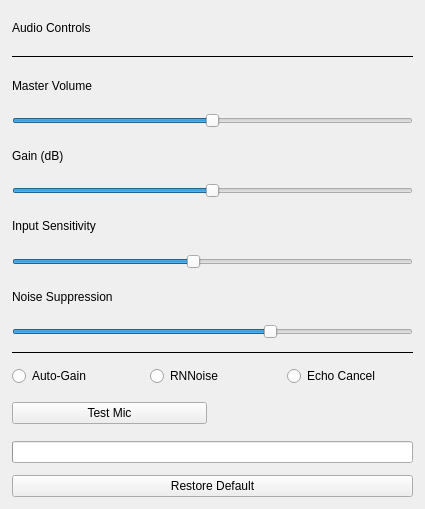
<?xml version="1.0" encoding="UTF-8"?>
<ui version="4.0">
 <class>VolumeControlForm</class>
 <widget class="QWidget" name="VolumeControlForm">
  <property name="geometry">
   <rect>
    <x>0</x>
    <y>0</y>
    <width>425</width>
    <height>509</height>
   </rect>
  </property>
  <layout class="QVBoxLayout" name="rootLayout">
   <property name="spacing">
    <number>12</number>
   </property>
   <property name="leftMargin">
    <number>12</number>
   </property>
   <property name="topMargin">
    <number>12</number>
   </property>
   <property name="rightMargin">
    <number>12</number>
   </property>
   <property name="bottomMargin">
    <number>12</number>
   </property>
   <item>
    <widget class="QLabel" name="headerLabel">
     <property name="text">
      <string>Audio Controls</string>
     </property>
    </widget>
   </item>
   <item>
    <widget class="Line" name="line">
     <property name="frameShadow">
      <enum>QFrame::Plain</enum>
     </property>
     <property name="orientation">
      <enum>Qt::Horizontal</enum>
     </property>
    </widget>
   </item>
   <item>
    <widget class="QLabel" name="masterLabel">
     <property name="text">
      <string>Master Volume</string>
     </property>
    </widget>
   </item>
   <item>
    <widget class="QSlider" name="masterSlider">
     <property name="minimum">
      <number>0</number>
     </property>
     <property name="maximum">
      <number>200</number>
     </property>
     <property name="value">
      <number>100</number>
     </property>
     <property name="orientation">
      <enum>Qt::Horizontal</enum>
     </property>
    </widget>
   </item>
   <item>
    <widget class="QLabel" name="gainLabel">
     <property name="text">
      <string>Gain (dB)</string>
     </property>
    </widget>
   </item>
   <item>
    <widget class="QSlider" name="gainSlider">
     <property name="minimum">
      <number>-20</number>
     </property>
     <property name="maximum">
      <number>20</number>
     </property>
     <property name="value">
      <number>0</number>
     </property>
     <property name="orientation">
      <enum>Qt::Horizontal</enum>
     </property>
    </widget>
   </item>
   <item>
    <widget class="QLabel" name="inputSensitivityLabel">
     <property name="text">
      <string>Input Sensitivity</string>
     </property>
    </widget>
   </item>
   <item>
    <widget class="QSlider" name="inputSensitivitySlider">
     <property name="minimum">
      <number>0</number>
     </property>
     <property name="maximum">
      <number>100</number>
     </property>
     <property name="value">
      <number>45</number>
     </property>
     <property name="orientation">
      <enum>Qt::Horizontal</enum>
     </property>
    </widget>
   </item>
   <item>
    <widget class="QLabel" name="noiseSuppressionLabel">
     <property name="text">
      <string>Noise Suppression</string>
     </property>
    </widget>
   </item>
   <item>
    <widget class="QSlider" name="noiseSuppressionSlider">
     <property name="minimum">
      <number>0</number>
     </property>
     <property name="maximum">
      <number>100</number>
     </property>
     <property name="value">
      <number>65</number>
     </property>
     <property name="orientation">
      <enum>Qt::Horizontal</enum>
     </property>
    </widget>
   </item>
   <item>
    <widget class="Line" name="line_2">
     <property name="frameShadow">
      <enum>QFrame::Plain</enum>
     </property>
     <property name="orientation">
      <enum>Qt::Horizontal</enum>
     </property>
    </widget>
   </item>
   <item>
    <layout class="QHBoxLayout" name="horizontalLayout">
     <item>
      <widget class="QRadioButton" name="Autogain">
       <property name="text">
        <string>Auto-Gain</string>
       </property>
      </widget>
     </item>
     <item>
      <widget class="QRadioButton" name="noisesuppression">
       <property name="text">
        <string>RNNoise</string>
       </property>
      </widget>
     </item>
     <item>
      <widget class="QRadioButton" name="Echocancellation">
       <property name="text">
        <string>Echo Cancel</string>
       </property>
      </widget>
     </item>
    </layout>
   </item>
   <item>
    <layout class="QHBoxLayout" name="testMicLayout">
     <item>
      <widget class="QPushButton" name="testMicButton">
       <property name="text">
        <string>Test Mic</string>
       </property>
      </widget>
     </item>
     <item>
      <widget class="QLabel" name="testStatusLabel">
       <property name="minimumSize">
        <size>
         <width>100</width>
         <height>0</height>
        </size>
       </property>
       <property name="text">
        <string/>
       </property>
      </widget>
     </item>
    </layout>
   </item>
   <item>
    <widget class="QProgressBar" name="micLevelBar">
     <property name="textVisible">
      <bool>false</bool>
     </property>
    </widget>
   </item>
   <item>
    <widget class="QPushButton" name="restoreDefaultsButton">
     <property name="text">
      <string>Restore Default</string>
     </property>
    </widget>
   </item>
  </layout>
 </widget>
 <resources/>
 <connections/>
</ui>
